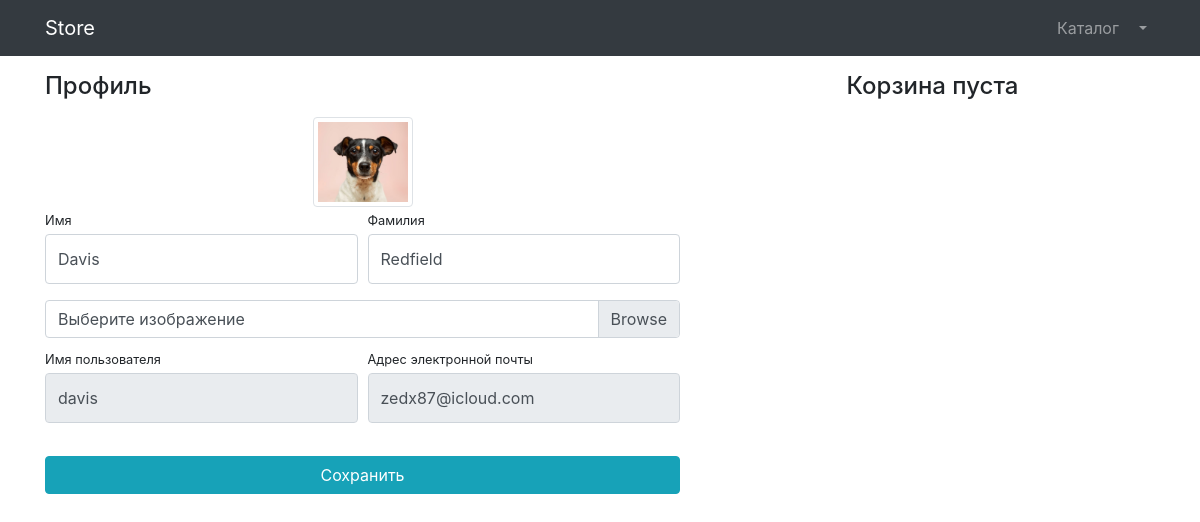
Before: /users/profile/1/ (signed in) with the older database file.
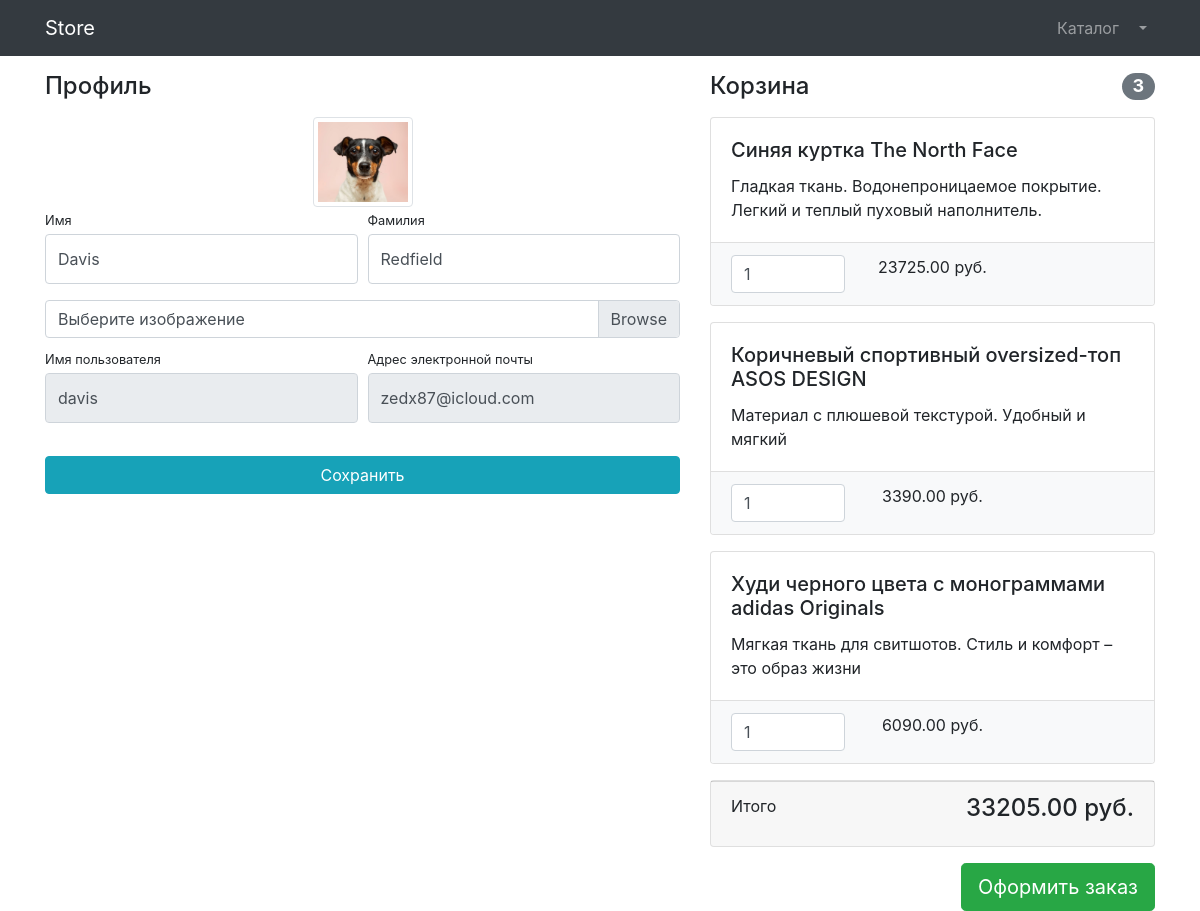
After: the same page with the newer database file.
### products/models.py (models this page shows, shortened)
class Basket(models.Model):
    user = models.ForeignKey(to=User, on_delete=models.CASCADE)
    product = models.ForeignKey(to=Product, on_delete=models.CASCADE)
    quantity = models.PositiveSmallIntegerField(default=0)
    created_timestamp = models.DateTimeField(auto_now_add=True)
    objects = BasketQuerySet.as_manager()
    def sum(self):
        return self.product.price * self.quantity

class Product(models.Model):
    name = models.CharField(max_length=256)
    description = models.TextField()
    price = models.DecimalField(max_digits=8, decimal_places=2)
    quantity = models.PositiveIntegerField(default=0)
    image = models.ImageField(upload_to='products_images')
    category = models.ForeignKey(to=ProductCategory, on_delete=models.CASCADE)
    class Meta:
        verbose_name = 'товар'
        verbose_name_plural = 'Товары'

### users/views.py (the view, shortened to what this page needs)
# urls.py: path('profile/<int:pk>/', login_required(UserProfileView.as_view()), name='profile'),
class UserProfileView(TitleMixin, UpdateView):
    model = User
    form_class = UserProfileForm
    template_name = 'users/profile.html'
    title = 'Store - Личный кабинет'

### users/forms.py
class UserProfileForm(UserChangeForm):
    first_name = forms.CharField(widget=forms.TextInput(attrs={'class': 'form-control py-4'}))
    last_name = forms.CharField(widget=forms.TextInput(attrs={'class': 'form-control py-4'}))
    image = forms.ImageField(widget=forms.FileInput(attrs={'class': 'custom-file-input'}), required=False)
    username = forms.CharField(widget=forms.TextInput(attrs={'class': 'form-control py-4', 'readonly': True}))
    email = forms.CharField(widget=forms.TextInput(attrs={'class': 'form-control py-4', 'readonly': True}))
    class Meta:
        model = User
        fields = ('first_name', 'last_name', 'image', 'username', 'email')

### common/views.py (called while the page is built)
    def get_context_data(self, **kwargs):
        context = super(TitleMixin, self).get_context_data(**kwargs)
        context['title'] = self.title
        return context

### products/context_processors.py (called while the page is built)
def baskets(request):
    user = request.user
    return {'baskets': Basket.objects.filter(user=user) if user.is_authenticated else []}

### products/models.py (called while the page is built)
    def total_sum(self):
        return sum(basket.sum() for basket in self)

    def total_quantity(self):
        return sum(basket.quantity for basket in self)

### users/templates/users/profile.html (shortened to what this page needs)
{% extends 'products/base.html' %}
{% load static %}
{% block css %}
    <link href="{% static 'vendor/css/profile.css' %}" rel="stylesheet">
{% endblock %}
{% block content %}
<div class="container">
    <div class="row">
        <div class="col-lg-7">
            <h4 class="mt-3 mb-3">Профиль</h4>
            <div class="col-lg-12 text-center">
                <img width="100" height="100"
                     src="{% if user.image %} {{ user.image.url }} {% else %} {% static 'vendor/img/users/default_avatar2.jpg' %}{% endif %}"
                     class="img-thumbnail">
            </div>
            <form action="{% url 'users:profile' user.id %}" method="post" enctype="multipart/form-data">
                <div class="form-row">
                    <div class="col-lg-6">
                        <div class="form-group">
                            <label class="small mb-1" for="{{ form.first_name.id_for_label }}">
                                Имя
                            </label>
                            {{ form.first_name }}
                        </div>
                    </div>
                    <div class="col-lg-6">
                        <div class="form-group">
                            <label class="small mb-1" for="{{ form.last_name.id_for_label }}">
                                Фамилия
                            </label>
                            {{ form.last_name }}
                        </div>
                    </div>
                </div>
                <div class="form-row mb-2">
                    <div class="col-lg-12">
                        <div class="custom-file">
                            <label class="custom-file-label" for="{{ form.image.id_for_label }}">
                                Выберите изображение
                            </label>
                        </div>
                    </div>
                </div>
                <div class="form-row">
                    <div class="col-lg-6">
                        <label class="small mb-1" for="{{ form.username.id_for_label }}">
                            Имя пользователя
                        </label>
                        {{ form.username }}
                    </div>
                    <div class="col-lg-6">
                        <label class="small mb-1" for="{{ form.email.id_for_label }}">
                            Адрес электронной почты
                        </label>
                        {{ form.email }}
                    </div>
                </div>
                <div class="form-row">
                    <div class="col-lg-12" style="margin-top: 33px;">
                        <input class="btn btn-info btn-block" type="submit" value="Сохранить">
                    </div>
                </div>
            </form>
        </div>
        <div class="col-lg-5">
            {% include 'products/baskets.html' %}
        </div>
    </div>
</div>
{% endblock %}

### products/templates/products/baskets.html (shortened to what this page needs)
{% if baskets %}
    <h4 class="mt-3 mb-3 d-flex justify-content-between align-items-center mb-3">
                Корзина <span class="badge badge-secondary badge-pill">{{ baskets.total_quantity }}</span>
            </h4>
            {% for basket in baskets %}
            <div class="card mb-3">
                <div class="card-body">
                    <h5 class="card-title">{{ basket.product.name }}</h5>
                    <p class="card-text">{{ basket.product.description }}</p>
                </div>
                <ul class="list-group list-group-flush">
                    <li class="list-group-item bg-light">
                        <div class="row text-center">
                            <div class="col-lg-4">
                                <input name="basketID" type="number" class="form-control"
                                       value="{{ basket.quantity }}" min="0">
                            </div>
                            <div class="col-lg-4">{{ basket.sum }} руб.</div>
                            <div class="col-lg-4">
                            </div>
                        </div>
                    </li>
                </ul>
            </div>
            {% endfor %}
            <div class="card mb-3">
                <div class="card-footer">
                    <p class="float-left">Итого</p>
                    <h4 class="float-right">{{ baskets.total_sum }} руб.</h4>
                </div>
            </div>
            <a class="btn btn-success btn-lg float-right" href="../orders/order-create.html">
                Оформить заказ
            </a>
{% else %}
    <h4 class="mt-3 mb-3 text-center">
                Корзина пуста
    </h4>
{% endif %}

Changed rows visible on the page:
added Basket: total_quantity "3", product.name "Синяя куртка The North Face", product.description "Гладкая ткань. Водонепроницаемое покрытие. Легкий и теплый пуховый наполнитель.", basketID "1", sum "23725.00", total_sum "33205.00"
added Basket: product.name "Коричневый спортивный oversized-топ ASOS DESIGN", product.description "Материал с плюшевой текстурой. Удобный и мягкий", basketID "1", sum "3390.00"
added Basket: product.name "Худи черного цвета с монограммами adidas Originals", product.description "Мягкая ткань для свитшотов. Стиль и комфорт – это образ жизни", basketID "1", sum "6090.00"
Other visible differences:
text no longer shown: "Корзина пуста"
text now shown: "Корзина Итого руб. Оформить заказ"
